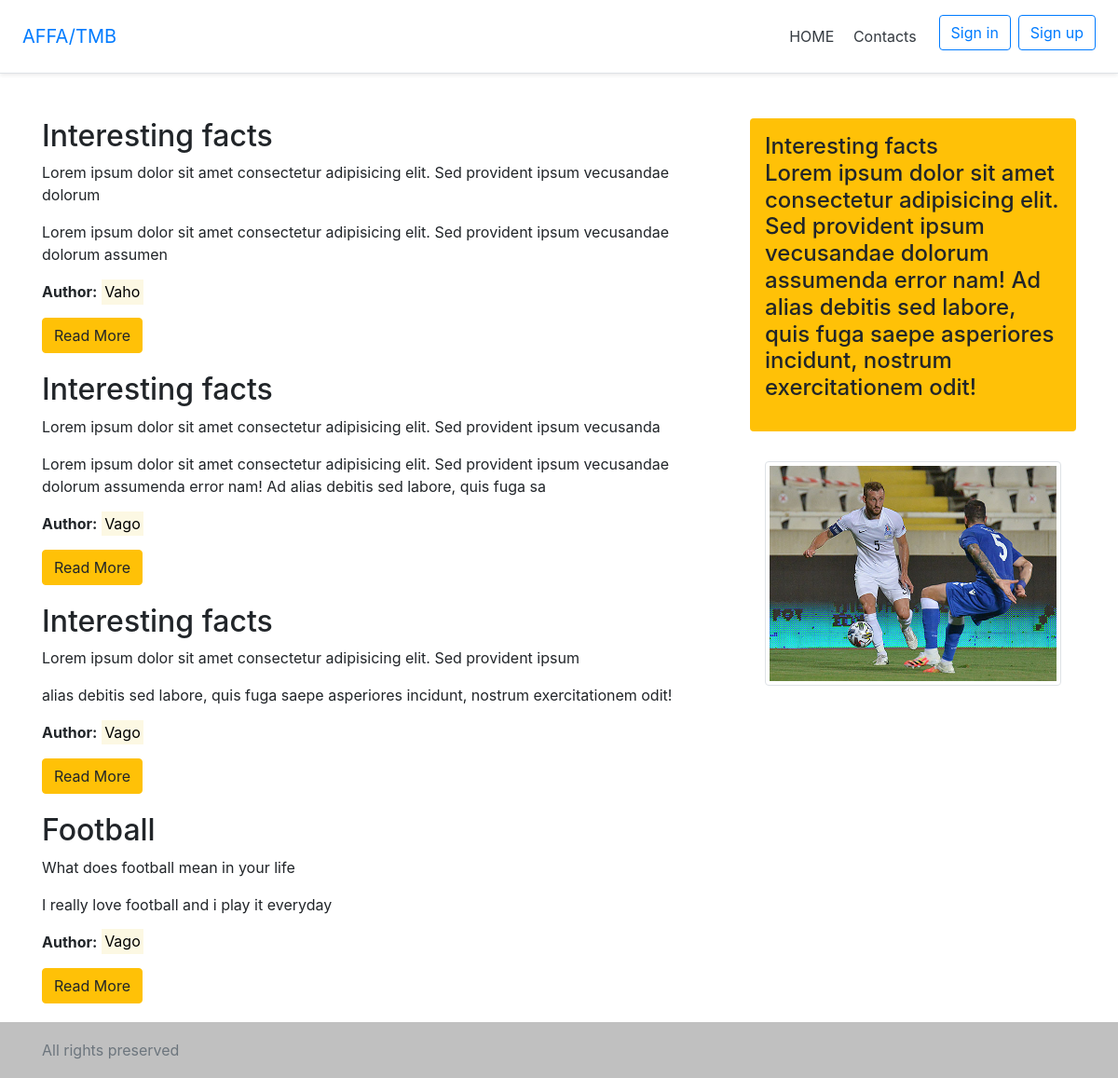
The page / on the database its author committed.
### tables this page shows
CREATE TABLE `articles` (
  `id` int(10) UNSIGNED NOT NULL,
  `title` varchar(255) NOT NULL,
  `subject` text NOT NULL,
  `text` text NOT NULL,
  `data` int(11) UNSIGNED NOT NULL,
  `Author` varchar(20) NOT NULL
);

### index.php (the view, shortened to what this page needs)
<!DOCTYPE html>
<html lang="en">
<head>
   <?php
   require 'blocks/head.php';
   ?>
</head>
<body>
<?php require 'blocks/header.php' ?>
<main class='container mt-5'>
    <div class='row'>
      <div class='col-md-8'>
         <?php
            require 'ajax/db.php';
            $sql='SELECT * FROM articles ORDER BY data DESC';
            $result=mysqli_query($conn,$sql);
            while($row = mysqli_fetch_assoc($result)){
               echo
               "
               <div class='news-content'>
                  <h2>".$row['title']."</h2>
                     <p>".$row['subject']."</p>
                     <p>".$row['text']."</p>
                     <p><b>Author:</b> <mark>".$row['Author']."</mark></p>
                  <a href='/news.php?id=".$row['id']." 'title=".$row['title']."'>
                  <button class='btn btn-warning'  >Read More</button>
                  </a>
               </div>";
            }
          ?>
      </div>
         <?php require 'blocks/aside.php' ?>
    </div>
</main>
<?php require 'blocks/footer.php'?>
</body>
</html>

### blocks/head.php (shortened to what this page needs)
<link rel="stylesheet" href="https://cdn.jsdelivr.net/npm/bootstrap@4.6.0/dist/css/bootstrap.min.css">
<link rel="stylesheet" href="css/style.css">

### blocks/header.php (shortened to what this page needs)
<div   class="d-flex flex-column flex-md-row align-items-center p-3 px-md-4 mb-3 bg-white border-bottom shadow-sm ">
  <h5 class="my-0 mr-md-auto font-weight-normal"><a href='index.php'>AFFA/TMB</a></h5>
  <nav class="my-2 my-md-0 mr-md-3">
    <a class="p-2 text-dark" href="/">HOME</a>
    <a class="p-2 text-dark" href="contacts.php">Contacts</a>
  </nav>
   <?
      if(!isset($_COOKIE['login'])):
   ?>
  <a class="btn btn-outline-primary mr-2 mb-2" href="auth.php">Sign in</a>
  <a class="btn btn-outline-primary mb-2" href="reg.php">Sign up</a>
   <?php
    endif;
  ?>
</div>

### blocks/aside.php
<aside class='col-md-4'>
            <div class='p-3 mb-3 bg-warning rounded'>
                 <h4>Interesting facts</4>
                 <p>Lorem ipsum dolor sit amet consectetur adipisicing elit.
                 Sed provident ipsum vecusandae dolorum assumenda error nam!
                  Ad alias debitis sed labore,
                 quis fuga saepe asperiores incidunt, nostrum exercitationem odit!</p>
            </div>
            <div class='p-3 mb-3'>
                 <img class='img-thumbnail' src='img/pic1.jpg'>
            </div>
      </aside>

### blocks/footer.php
<footer class="footer">
  <div class="container">
    <span class="text-muted">All rights preserved</span>
  </div>
</footer>

### css/style.css (style rules this page uses)
.footer { width: 100%; height: 60px; line-height: 60px; background-color:silver; }
.news-content { margin-bottom:20px; }

### rows shown on the page
articles: title "Interesting facts", subject "Lorem ipsum dolor sit amet consectetur adipisicing elit. Sed provident ipsum vecusandae dolorum", text "Lorem ipsum dolor sit amet consectetur adipisicing elit. Sed provident ipsum vecusandae dolorum assumen", Author "Vaho"
articles: title "Interesting facts", subject "Lorem ipsum dolor sit amet consectetur adipisicing elit. Sed provident ipsum vecusanda", text "Lorem ipsum dolor sit amet consectetur adipisicing elit. Sed provident ipsum vecusandae dolorum assumenda error nam! Ad alias debitis sed labore, quis fuga sa", Author "Vago"
articles: title "Interesting facts", subject "Lorem ipsum dolor sit amet consectetur adipisicing elit. Sed provident ipsum", text "alias debitis sed labore, quis fuga saepe asperiores incidunt, nostrum exercitationem odit!", Author "Vago"
articles: title "Football", subject "What does football mean in your life", text "I really love football and i play it everyday", Author "Vago"
